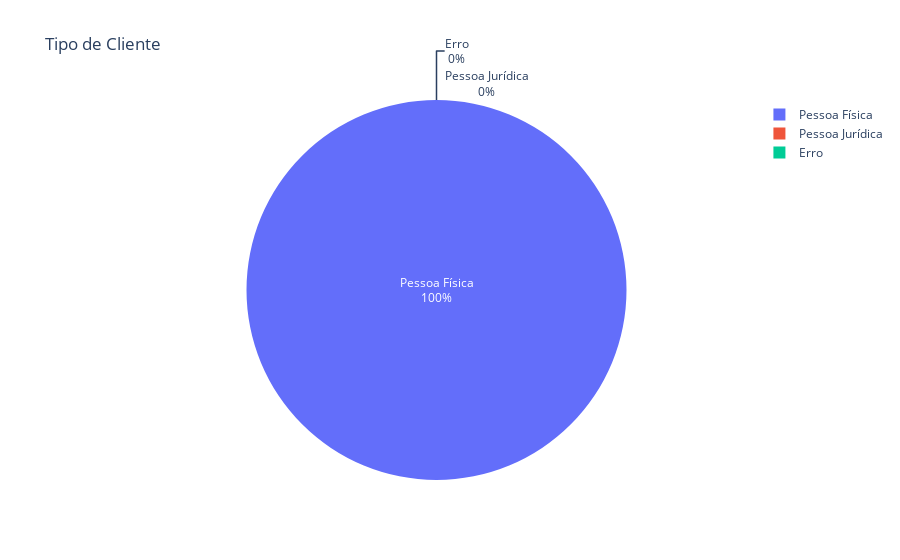

This figure's notebook cell:
### Code cell
#Visualização gráfica do Tipo de Cliente
labels = ['Pessoa Física','Pessoa Jurídica','Erro']
values = [pes_fis, pes_jur, erro_pes]

fig = go.Figure(data=[go.Pie(labels=labels, values=values,textinfo='label+percent',
                             insidetextorientation='radial'
                            )])
fig.update_layout(title_text="Tipo de Cliente")

fig.show()

### Figure 1 — Plotly figure (JSON) as saved in the notebook; plotly's stock layout.template omitted (floating-point values rounded to 4 significant figures)
{"data": [{"insidetextorientation": "radial", "labels": ["Pessoa Física", "Pessoa Jurídica", "Erro"], "textinfo": "label+percent", "type": "pie", "values": [891, 0, 0]}], "layout": {"title": {"text": "Tipo de Cliente"}}}
